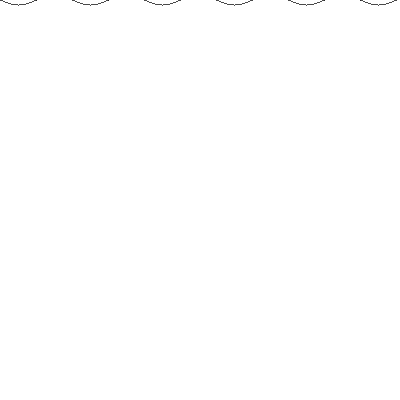
Frame 1 (no input)
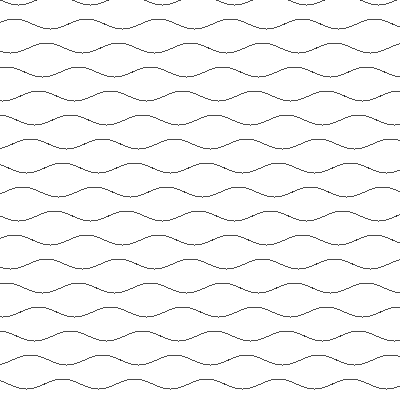
Frame 60 (the mouse pressed at the canvas centre just before this capture)
Frame 120 (the mouse held since frame 60 and released just before this capture): identical to frame 60, image omitted

The Processing sketch that drew these frames (run headless with seeded random() and noise(); from frame 60 on, the mouse is pressed at the canvas centre):

// Processing sketch: Simple_Repeating_Wave_Pattern
// ── Simple_Repeating_Wave_Pattern.pde
/*Simple Repeating Wave Pattern
Ira Greenberg, October 13, 2005
*/
float y = 0;
float angle = 0;
float amplitude = 5;
float waveGap = 24;
float frequency = 5;
void setup(){
size(400, 400);
background(255);
noFill();
frameRate(30);
}
void draw(){
// stop drawing at the bottom of the sketch window
if (y<height){
float py = 0;
for (int i=0; i<width; i++){
py = y+sin(radians(angle))*amplitude;
point(i, py);
angle+=frequency;
}
y+=waveGap; //step waves down
}
}
